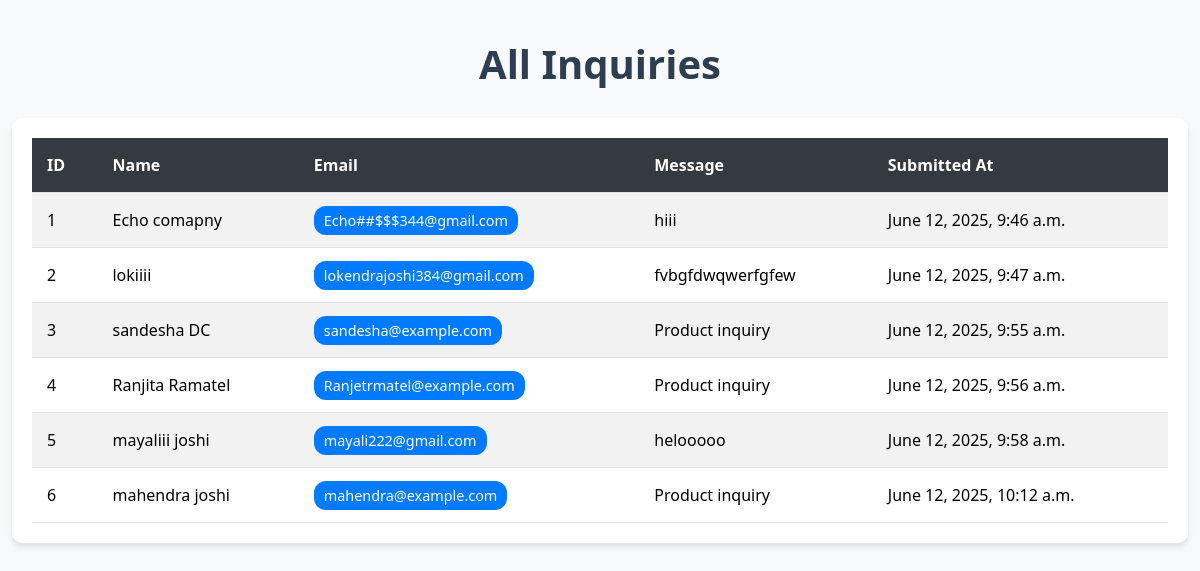
Before: /api/receiver-list/ with the older database file.
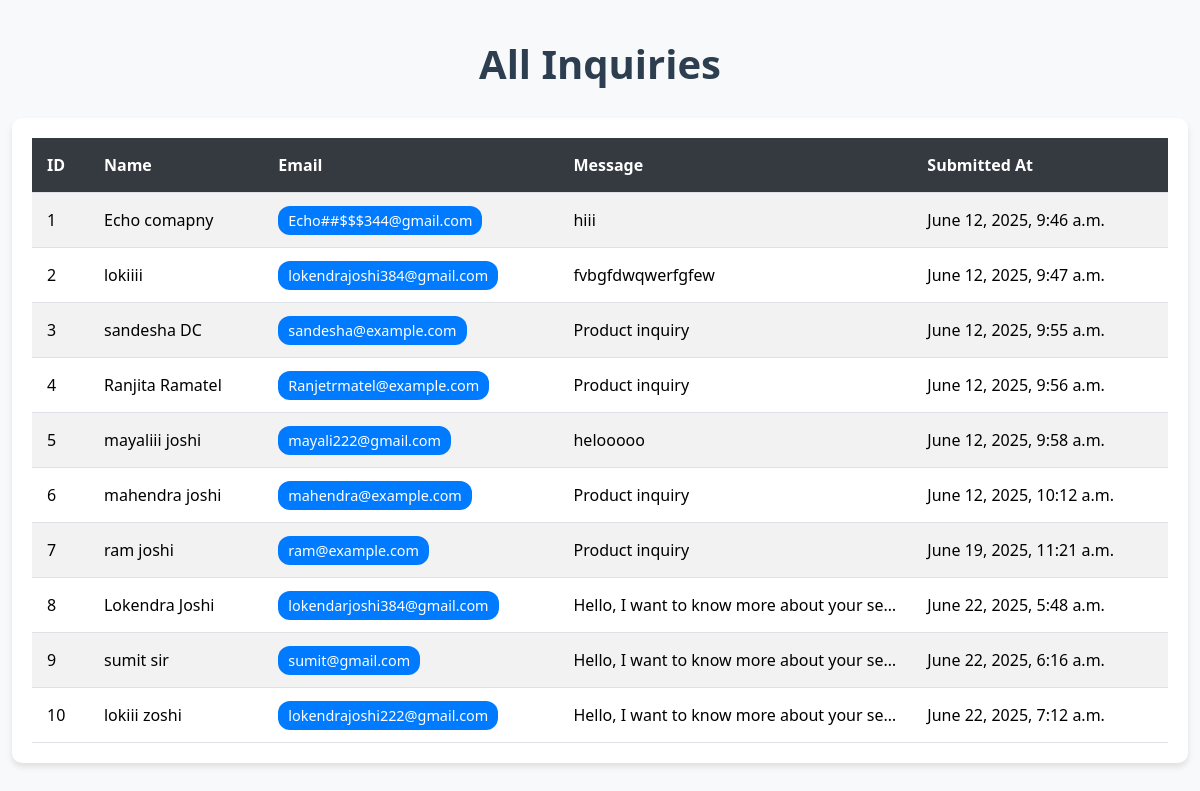
After: the same page with the newer database file.
### receiver/models.py (models this page shows, shortened)
class Inquiry(models.Model):
    lead = models.ForeignKey(Lead, on_delete=models.CASCADE, related_name='inquiries')
    message = models.TextField()
    submitted_at = models.DateTimeField(auto_now_add=True)

class Lead(models.Model):
    name = models.CharField(max_length=100)
    email = models.EmailField(unique=True)
    phone = models.CharField(max_length=20, blank=True)
    created_at = models.DateTimeField(auto_now_add=True)

### receiver/views.py (the view)
# urls.py: path('receiver-list/', receiver_list, name='receiver_list'),
def receiver_list(request):
    inquiries = Inquiry.objects.all()
    return render(request, 'receiver_list.html', {'inquiries': inquiries})

### templates/receiver_list.html (shortened to what this page needs)
<!DOCTYPE html>
<html lang="en">
  <head>
    <link
      href="https://cdn.jsdelivr.net/npm/bootstrap@5.3.3/dist/css/bootstrap.min.css"
      rel="stylesheet"
    />
  </head>
  <body>
    <div class="container">
      <h1>All Inquiries</h1>
      <div class="table-container">
        <table class="table table-striped">
          <thead>
            <tr>
              <th scope="col">ID</th>
              <th scope="col">Name</th>
              <th scope="col">Email</th>
              <th scope="col">Message</th>
              <th scope="col">Submitted At</th>
            </tr>
          </thead>
          <tbody>
            {% for inquiry in inquiries %}
            <tr>
              <td>{{ inquiry.lead.id }}</td>
              <td>{{ inquiry.lead.name }}</td>
              <td><span class="badge-email">{{ inquiry.lead.email }}</span></td>
              <td class="message-cell" title="{{ inquiry.message }}">
                {{ inquiry.message }}
              </td>
              <td>{{ inquiry.submitted_at }}</td>
            </tr>
            {% endfor %}
          </tbody>
        </table>
      </div>
    </div>
  </body>
</html>

### templates/receiver_list.html (style rules this page uses)
body { background-color: #f8f9fa; font-family: "Segoe UI", Tahoma, Geneva, Verdana, sans-serif; }
.container { margin-top: 40px; max-width: 1200px; }
h1 { color: #2c3e50; text-align: center; margin-bottom: 30px; font-weight: 700; }
.table-container { background-color: #ffffff; border-radius: 10px; box-shadow: 0 4px 6px rgba(0, 0, 0, 0.1); padding: 20px; }
.table { margin-bottom: 0; }
.table thead th { background-color: #343a40; color: #ffffff; border: none; padding: 15px; font-weight: 600; }
.table tbody tr { transition: background-color 0.2s ease; }
.table td { vertical-align: middle; padding: 15px; border-top: 1px solid #dee2e6; }
.badge-email { background-color: #007bff; color: #ffffff; padding: 5px 10px; border-radius: 12px; font-size: 0.9em; }
.message-cell { max-width: 300px; white-space: nowrap; overflow: hidden; text-overflow: ellipsis; }

Changed rows visible on the page:
added Inquiry: lead.id "7", lead.name "ram joshi", lead.email "ram@example.com", message "Product inquiry", submitted_at "June 19, 2025, 11:21 a.m."
added Inquiry: lead.id "8", lead.name "Lokendra Joshi", lead.email "lokendarjoshi384@gmail.com", message "Hello, I want to know more about your se…", submitted_at "June 22, 2025, 5:48 a.m."
added Inquiry: lead.id "9", lead.name "sumit sir", lead.email "sumit@gmail.com", message "Hello, I want to know more about your se…", submitted_at "June 22, 2025, 6:16 a.m."
added Inquiry: lead.id "10", lead.name "lokiii zoshi", lead.email "lokendrajoshi222@gmail.com", message "Hello, I want to know more about your se…", submitted_at "June 22, 2025, 7:12 a.m."
